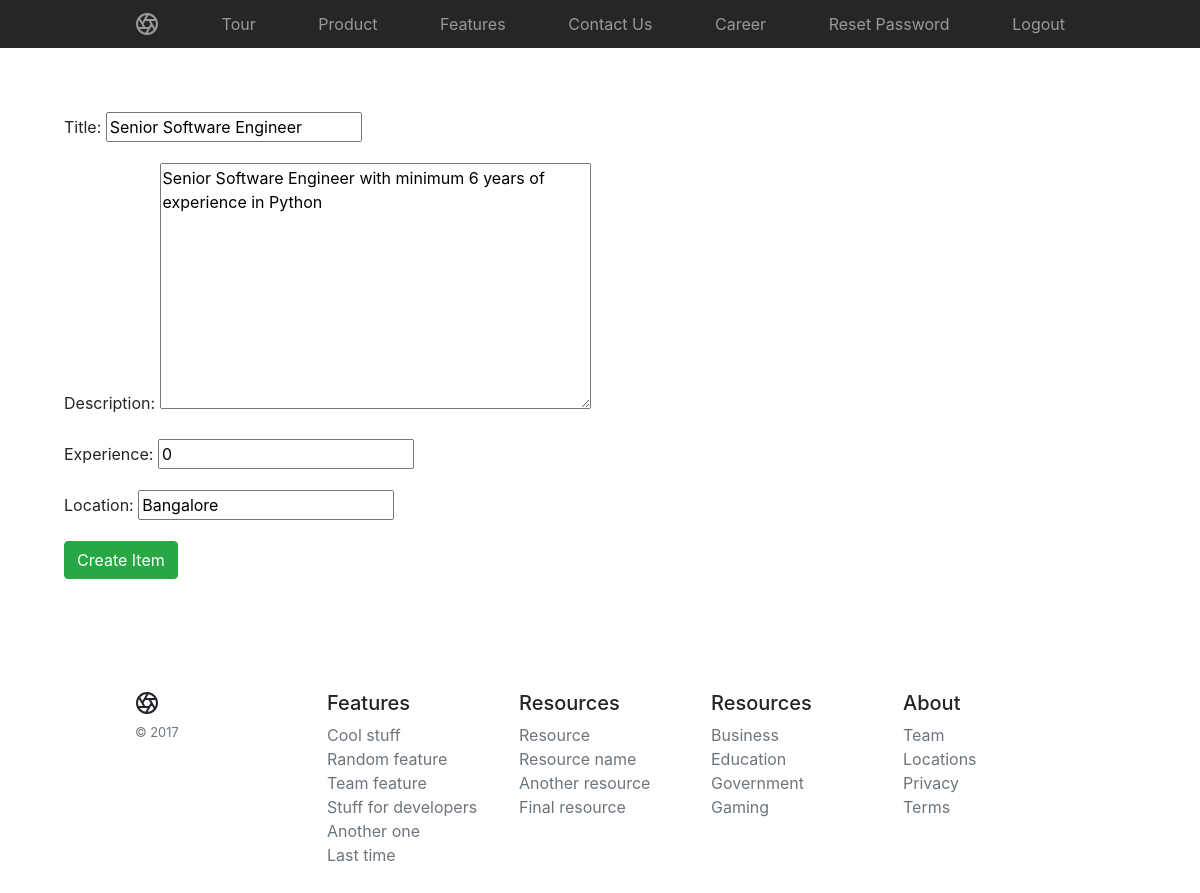
Page /jobs/update/2/ (signed in) on the committed database.
### jobs/models.py (models this page shows, shortened)
class Job(models.Model):
    title = models.CharField(max_length=256)
    description = models.TextField()
    experience = models.IntegerField(default=0)
    location = models.CharField(default='Bangalore', max_length=256)

### jobs/views.py (the view)
# urls.py: url(r'^update/(?P<pk>\d+)/', views.UpdateJobView.as_view(), name='job_update'),
class UpdateJobView(PermissionRequiredMixin, UpdateView):
    model = Job
    fields = ('title', 'description', 'experience', 'location')
    permission_required = ('jobs.change_job')

### jobs/templates/jobs/job_form.html (shortened to what this page needs)
{% extends 'base.html' %}
{% block body %}
<form action="" method="post">
    {{ form.as_p }}
    <input type="submit" class="btn btn-success"
        value="{% if form.instace.pk %}Update{% else %}Create{% endif %} Item" />
</form>
{% endblock body %}

### rows in the picture
Job: title "Senior Software Engineer", description "Senior Software Engineer with minimum 6 years of experience in Python", experience "0", location "Bangalore"
